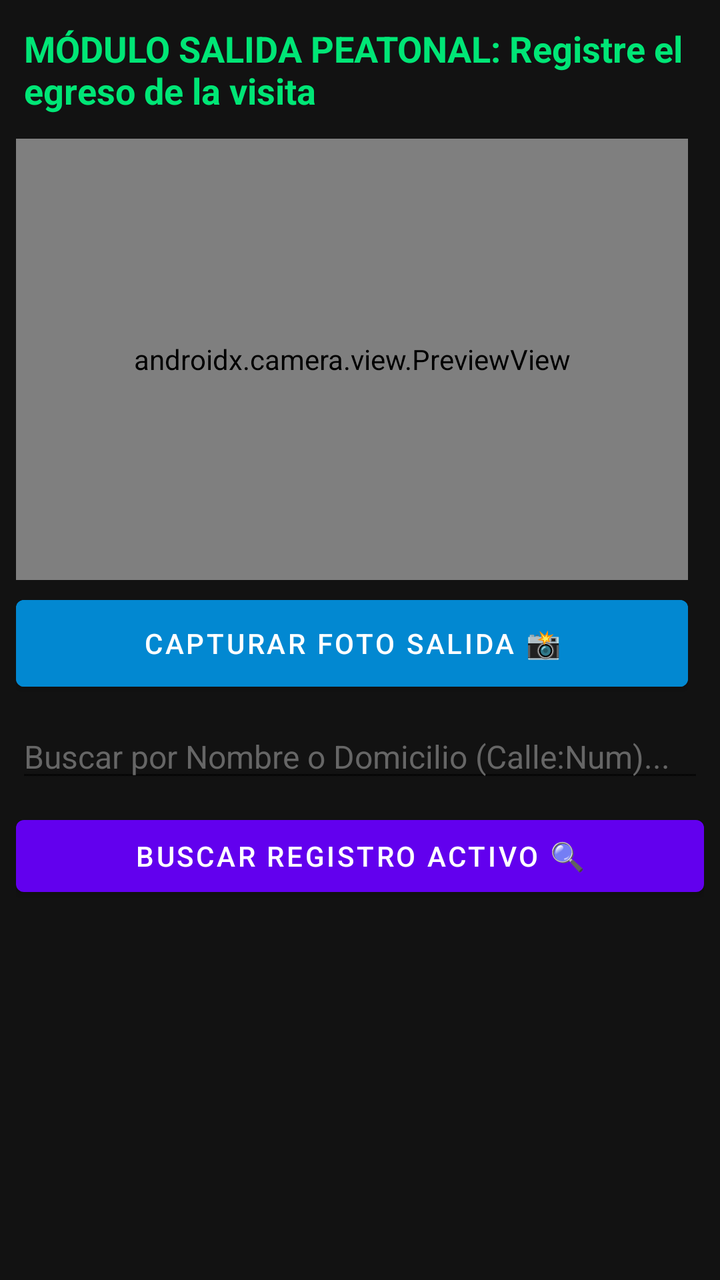
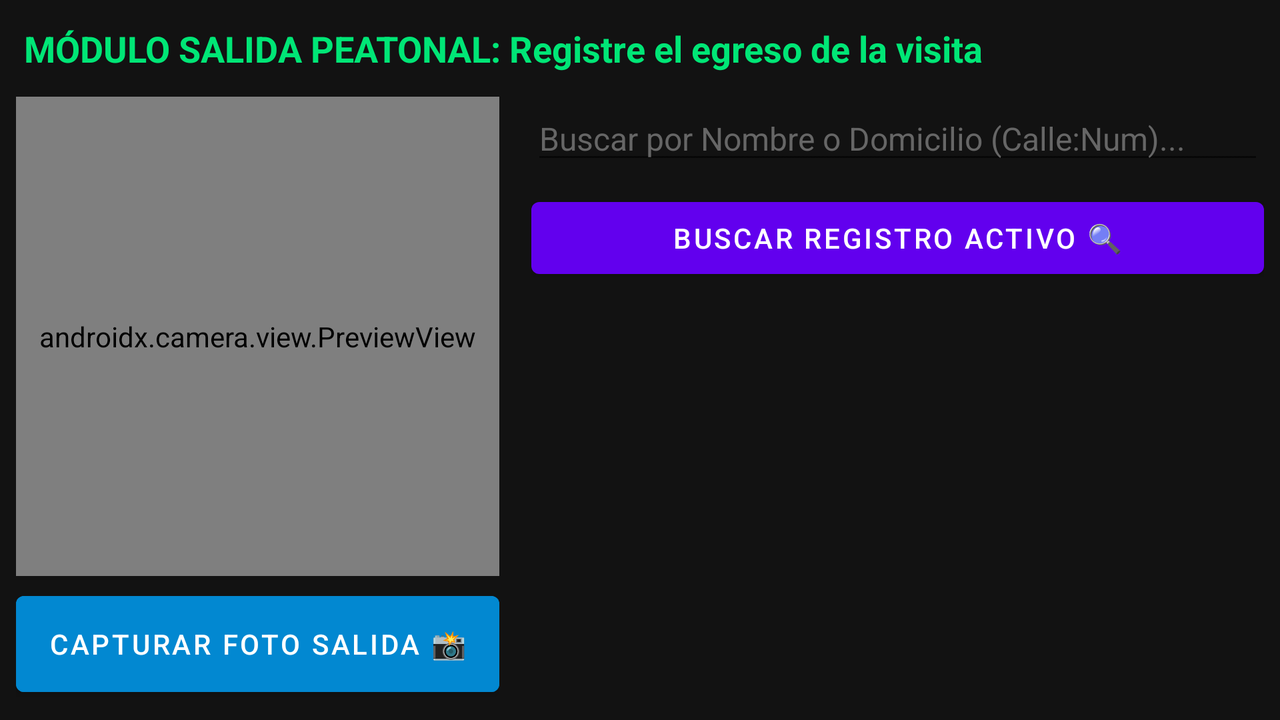

Two renders of one Android screen. The first uses the default layout on a phone; the second uses the alternative layout the repository ships for a different screen configuration, on a matching device. The two XML files are below.
<!-- AndroidManifest.xml: application theme Theme.RondyAccesos -->
<!-- res/layout/activity_salida_peatonal.xml -->
<?xml version="1.0" encoding="utf-8"?>
<androidx.constraintlayout.widget.ConstraintLayout
    xmlns:android="http://schemas.android.com/apk/res/android"
    xmlns:app="http://schemas.android.com/apk/res-auto"
    xmlns:tools="http://schemas.android.com/tools"
    android:layout_width="match_parent"
    android:layout_height="match_parent"
    android:background="#121212"
    android:padding="8dp">

    
    <LinearLayout
        android:layout_width="match_parent"
        android:layout_height="match_parent"
        android:orientation="vertical">

        <TextView
            android:id="@+id/lblTopSalidaPeatonal"
            android:layout_width="match_parent"
            android:layout_height="wrap_content"
            android:padding="4dp"
            android:text="MÓDULO SALIDA PEATONAL: Registre el egreso de la visita"
            android:textColor="#00E676"
            android:textSize="18sp"
            android:textStyle="bold" />

        <LinearLayout
            android:id="@+id/columnaCamaraSalidaPeatonal"
            android:layout_width="match_parent"
            android:layout_height="280dp"
            android:layout_marginTop="8dp"
            android:layout_marginEnd="8dp"
            android:orientation="vertical">

            <androidx.camera.view.PreviewView
                android:id="@+id/previewViewRostroSalida"
                android:layout_width="match_parent"
                android:layout_height="0dp"
                android:layout_weight="1.6"
                android:background="#000000" />

            <Button
                android:id="@+id/btnCapturarFotoSalida"
                android:layout_width="match_parent"
                android:layout_height="0dp"
                android:layout_marginTop="4dp"
                android:layout_weight="0.4"
                android:backgroundTint="#0288D1"
                android:text="Capturar Foto Salida 📸" />
        </LinearLayout>

        <ScrollView
            android:layout_width="match_parent"
            android:layout_height="match_parent"
            android:layout_marginTop="8dp">

            <LinearLayout
                android:layout_width="match_parent"
                android:layout_height="wrap_content"
                android:orientation="vertical">

                
                <EditText
                    android:id="@+id/txtBuscarVisitante"
                    android:layout_width="match_parent"
                    android:layout_height="wrap_content"
                    android:hint="Buscar por Nombre o Domicilio (Calle:Num)..."
                    android:inputType="textCapWords"
                    android:textColor="#FFFFFF"
                    android:textColorHint="#666666"
                    android:textSize="16sp" />

                <Button
                    android:id="@+id/btnBuscarPeaton"
                    android:layout_width="match_parent"
                    android:layout_height="wrap_content"
                    android:layout_marginTop="8dp"
                    android:text="Buscar Registro Activo 🔍" />

                
                <androidx.cardview.widget.CardView
                    android:id="@+id/cardPeatonEncontrado"
                    android:layout_width="match_parent"
                    android:layout_height="wrap_content"
                    android:layout_marginTop="16dp"
                    android:visibility="gone"
                    app:cardBackgroundColor="#1E1E1E"
                    app:cardCornerRadius="8dp">

                    <LinearLayout
                        android:layout_width="match_parent"
                        android:layout_height="wrap_content"
                        android:orientation="vertical"
                        android:padding="16dp">

                        <TextView
                            android:id="@+id/lblDetallePeaton"
                            android:layout_width="match_parent"
                            android:layout_height="wrap_content"
                            android:text="Nombre: Carlos Gómez\nVisitó: Arrayanes #14\nHora Entrada: 14:22:10"
                            android:textColor="#FFFFFF"
                            android:textSize="15sp" />

                        <Button
                            android:id="@+id/btnConfirmarSalidaPeatonal"
                            android:layout_width="match_parent"
                            android:layout_height="wrap_content"
                            android:layout_marginTop="12dp"
                            android:backgroundTint="#00E676"
                            android:text="Registrar Egreso Peatonal"
                            android:textColor="#000000" />
                    </LinearLayout>
                </androidx.cardview.widget.CardView>
            </LinearLayout>
        </ScrollView>
    </LinearLayout>

    

    

</androidx.constraintlayout.widget.ConstraintLayout>
<!-- resources referenced by this layout -->
<resources>
  <style name="Theme.RondyAccesos" parent="Theme.MaterialComponents.DayNight.NoActionBar">
          
          <item name="colorPrimary">@color/purple_500</item>
          <item name="colorPrimaryVariant">@color/purple_700</item>
          <item name="colorOnPrimary">@color/white</item>
          
          <item name="colorSecondary">@color/teal_200</item>
          <item name="colorSecondaryVariant">@color/teal_700</item>
          <item name="colorOnSecondary">@color/black</item>
          
  
          
          <item name="android:windowFullscreen">false</item>
          <item name="android:windowContentOverlay">@null</item>
          <item name="android:statusBarColor">@color/purple_700</item>
      </style>
</resources>
<!-- res/layout-land/activity_salida_peatonal.xml (the repository's variant of the layout above) -->
<!-- drawn on the phone turned sideways -->
<?xml version="1.0" encoding="utf-8"?>
<androidx.constraintlayout.widget.ConstraintLayout
    xmlns:android="http://schemas.android.com/apk/res/android"
    xmlns:app="http://schemas.android.com/apk/res-auto"
    android:layout_width="match_parent"
    android:layout_height="match_parent"
    android:background="#121212"
    android:padding="8dp">

    
    <TextView
        android:id="@+id/lblTopSalidaPeatonal"
        android:layout_width="0dp"
        android:layout_height="wrap_content"
        android:text="MÓDULO SALIDA PEATONAL: Registre el egreso de la visita"
        android:textColor="#00E676"
        android:textSize="18sp"
        android:textStyle="bold"
        android:padding="4dp"
        app:layout_constraintTop_toTopOf="parent"
        app:layout_constraintStart_toStartOf="parent"
        app:layout_constraintEnd_toEndOf="parent" />

    
    <LinearLayout
        android:id="@+id/columnaCamaraSalidaPeatonal"
        android:layout_width="0dp"
        android:layout_height="0dp"
        android:orientation="vertical"
        android:layout_marginTop="8dp"
        android:layout_marginEnd="8dp"
        app:layout_constraintTop_toBottomOf="@id/lblTopSalidaPeatonal"
        app:layout_constraintBottom_toBottomOf="parent"
        app:layout_constraintStart_toStartOf="parent"
        app:layout_constraintEnd_toStartOf="@id/guidelineCentroSalidaPeatonal">

        <androidx.camera.view.PreviewView
            android:id="@+id/previewViewRostroSalida"
            android:layout_width="match_parent"
            android:layout_height="0dp"
            android:layout_weight="1.6"
            android:background="#000000" />

        <Button
            android:id="@+id/btnCapturarFotoSalida"
            android:layout_width="match_parent"
            android:layout_height="0dp"
            android:layout_weight="0.4"
            android:text="Capturar Foto Salida 📸"
            android:backgroundTint="#0288D1"
            android:layout_marginTop="4dp"/>
    </LinearLayout>

    <androidx.constraintlayout.widget.Guideline
        android:id="@+id/guidelineCentroSalidaPeatonal"
        android:layout_width="wrap_content"
        android:layout_height="wrap_content"
        android:orientation="vertical"
        app:layout_constraintGuide_percent="0.40" />

    
    <ScrollView
        android:layout_width="0dp"
        android:layout_height="0dp"
        android:layout_marginTop="8dp"
        android:layout_marginStart="8dp"
        app:layout_constraintTop_toBottomOf="@id/lblTopSalidaPeatonal"
        app:layout_constraintBottom_toBottomOf="parent"
        app:layout_constraintStart_toEndOf="@id/guidelineCentroSalidaPeatonal"
        app:layout_constraintEnd_toEndOf="parent">

        <LinearLayout
            android:layout_width="match_parent"
            android:layout_height="wrap_content"
            android:orientation="vertical">

            
            <EditText
                android:id="@+id/txtBuscarVisitante"
                android:layout_width="match_parent"
                android:layout_height="wrap_content"
                android:hint="Buscar por Nombre o Domicilio (Calle:Num)..."
                android:textColorHint="#666666"
                android:textColor="#FFFFFF"
                android:inputType="textCapWords"
                android:textSize="16sp" />

            <Button
                android:id="@+id/btnBuscarPeaton"
                android:layout_width="match_parent"
                android:layout_height="wrap_content"
                android:text="Buscar Registro Activo 🔍"
                android:layout_marginTop="8dp" />

            
            <androidx.cardview.widget.CardView
                android:id="@+id/cardPeatonEncontrado"
                android:layout_width="match_parent"
                android:layout_height="wrap_content"
                android:layout_marginTop="16dp"
                app:cardBackgroundColor="#1E1E1E"
                app:cardCornerRadius="8dp"
                android:visibility="gone">

                <LinearLayout
                    android:layout_width="match_parent"
                    android:layout_height="wrap_content"
                    android:orientation="vertical"
                    android:padding="16dp">

                    <TextView
                        android:id="@+id/lblDetallePeaton"
                        android:layout_width="match_parent"
                        android:layout_height="wrap_content"
                        android:text="Nombre: Carlos Gómez\nVisitó: Arrayanes #14\nHora Entrada: 14:22:10"
                        android:textColor="#FFFFFF"
                        android:textSize="15sp"/>

                    <Button
                        android:id="@+id/btnConfirmarSalidaPeatonal"
                        android:layout_width="match_parent"
                        android:layout_height="wrap_content"
                        android:text="Registrar Egreso Peatonal"
                        android:backgroundTint="#00E676"
                        android:textColor="#000000"
                        android:layout_marginTop="12dp"/>
                </LinearLayout>
            </androidx.cardview.widget.CardView>
        </LinearLayout>
    </ScrollView>
</androidx.constraintlayout.widget.ConstraintLayout>
